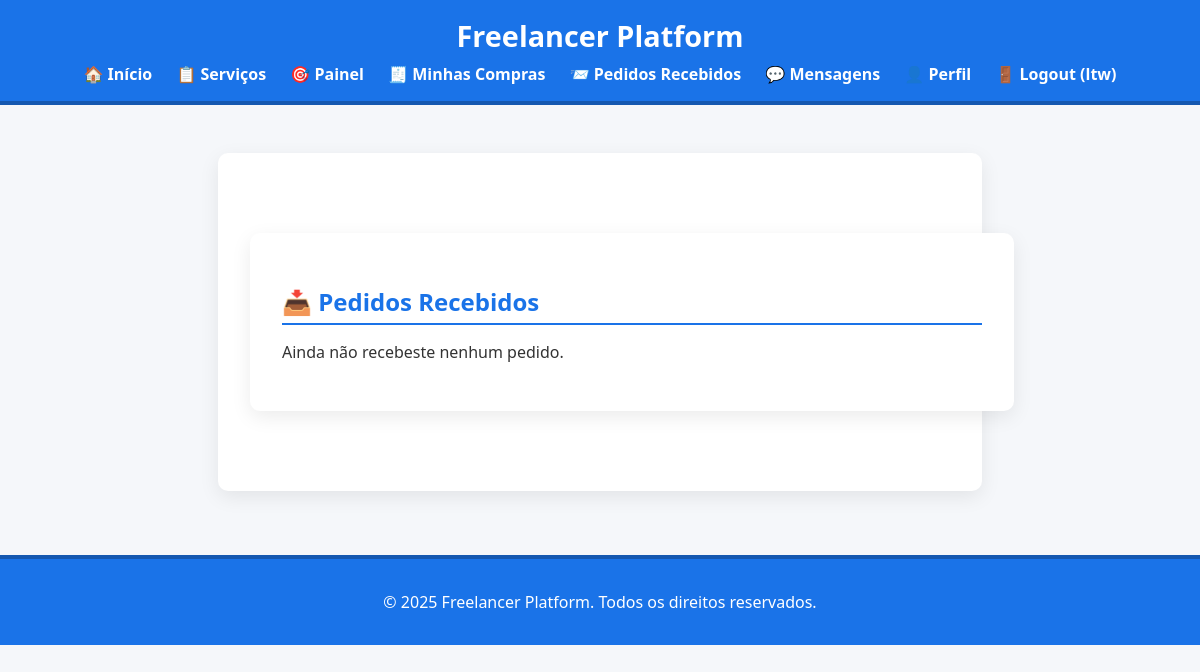
/pages/my_requests.php (signed in), run on an earlier commit of the app's database.
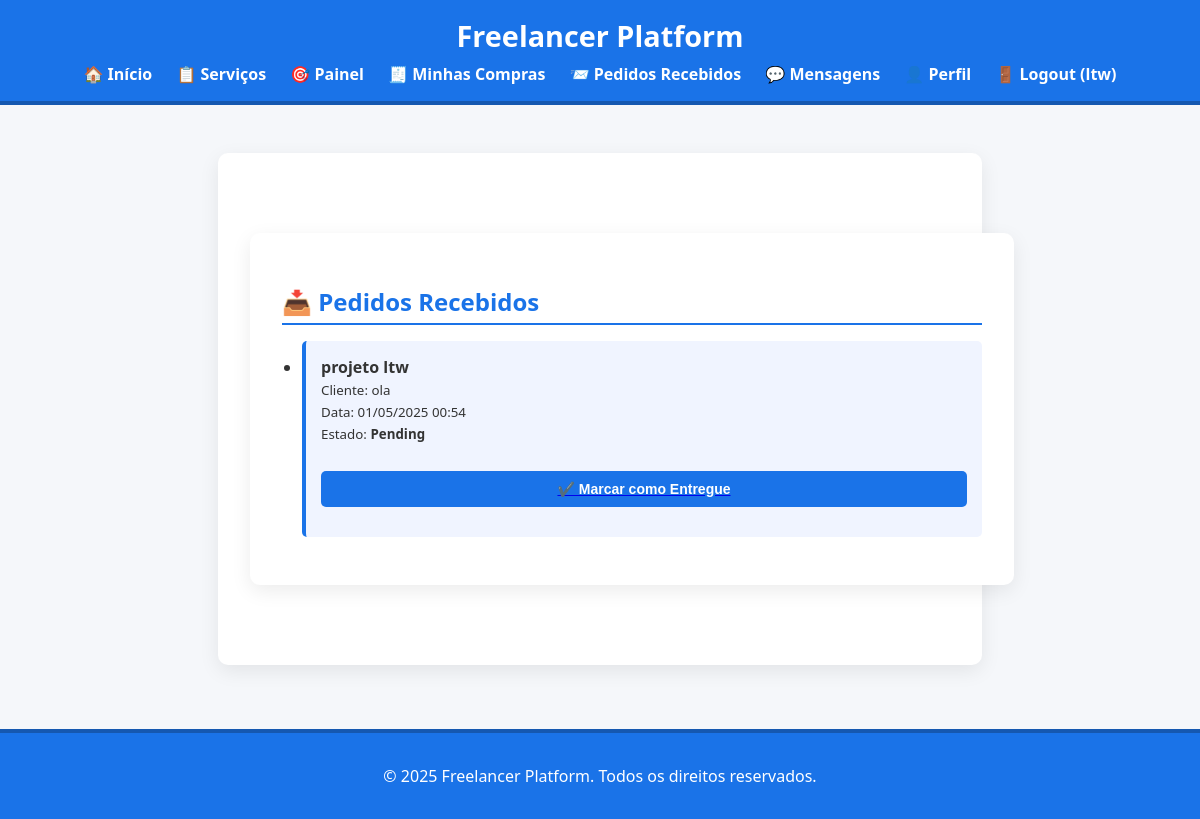
And on a later commit of the database.
### tables this page shows
CREATE TABLE transactions (
    id INTEGER PRIMARY KEY AUTOINCREMENT,
    client_id INTEGER NOT NULL,
    service_id INTEGER NOT NULL,
    status TEXT DEFAULT 'pending',
    created_at TEXT DEFAULT CURRENT_TIMESTAMP,
    completed_at TEXT,
    FOREIGN KEY(client_id) REFERENCES users(id),
    FOREIGN KEY(service_id) REFERENCES services(id)
);

CREATE TABLE services (
    id INTEGER PRIMARY KEY AUTOINCREMENT,
    freelancer_id INTEGER NOT NULL,
    title TEXT NOT NULL,
    description TEXT,
    price REAL NOT NULL,
    delivery_time TEXT NOT NULL,
    category TEXT, 
    media_path TEXT,
    is_promoted INTEGER DEFAULT 0,
    FOREIGN KEY(freelancer_id) REFERENCES users(id)
);

CREATE TABLE users (
    id INTEGER PRIMARY KEY AUTOINCREMENT,
    username TEXT NOT NULL UNIQUE,
    email TEXT NOT NULL UNIQUE,
    password_hash TEXT NOT NULL,
    is_admin INTEGER DEFAULT 0
);

### pages/my_requests.php (the view, shortened to what this page needs)
<?php
require_once '../includes/db.php';
include '../includes/header.php';
$user_id = $_SESSION['user_id'];
$stmt = $db->prepare("
    SELECT t.*, s.title, u.username AS client_name
    FROM transactions t
    JOIN services s ON t.service_id = s.id
    JOIN users u ON t.client_id = u.id
    WHERE s.freelancer_id = :uid
    ORDER BY t.created_at DESC
");
$stmt->execute([':uid' => $user_id]);
$requests = $stmt->fetchAll(PDO::FETCH_ASSOC);
?>
<main>
    <h2>📥 Pedidos Recebidos</h2>
    <?php if (count($requests) === 0): ?>
        <p>Ainda não recebeste nenhum pedido.</p>
    <?php else: ?>
        <ul>
            <?php foreach ($requests as $req): ?>
                <li class="service-item">
                    <strong><?= htmlspecialchars($req['title']) ?></strong><br>
                    <small>Cliente: <?= htmlspecialchars($req['client_name']) ?></small><br>
                    <small>Data: <?= date('d/m/Y H:i', strtotime($req['created_at'])) ?></small><br>
                    <small>Estado: <strong><?= ucfirst($req['status']) ?></strong></small><br><br>
                    <?php if ($req['status'] === 'pending'): ?>
                        <a href="complete_order.php?transaction=<?= $req['id'] ?>">
                            <button class="primary-btn">✔️ Marcar como Entregue</button>
                        </a>
                    <?php else: ?>
                        <em>✅ Entregue em <?= date('d/m/Y', strtotime($req['completed_at'])) ?></em>
                    <?php endif; ?>
                </li>
            <?php endforeach; ?>
        </ul>
    <?php endif; ?>
</main>
<?php include '../includes/footer.php'; ?>

### includes/header.php (shortened to what this page needs)
<?php
$cssPath = (strpos($_SERVER['PHP_SELF'], '/pages/') !== false) ? '../css/style.css' : 'css/style.css';
?>
<!DOCTYPE html>
<html lang="pt">
<head>
    <link rel="stylesheet" href="<?= $cssPath ?>">
</head>
<body>
<header>
    <h1>Freelancer Platform</h1>
    <nav>
        <a href="/index.php">🏠 Início</a>
        <a href="/pages/services.php">📋 Serviços</a>
        <?php if (isset($_SESSION['user_id'])): ?>
            <a href="/pages/dashboard.php">🎯 Painel</a>
            <a href="/pages/my_orders.php">🧾 Minhas Compras</a>
            <a href="/pages/my_requests.php">📨 Pedidos Recebidos</a>
            <a href="/pages/messages.php">💬 Mensagens</a>
            <a href="/pages/profile.php">👤 Perfil</a>
            <a href="/logout.php">🚪 Logout (<?= htmlspecialchars($_SESSION['username']) ?>)</a>
        <?php else: ?>
            <a href="/login.php">🔐 Login</a>
            <a href="/register.php">📝 Registar</a>
        <?php endif; ?>
    </nav>
</header>
<main>

### includes/footer.php
</main>
<footer>
    <p>&copy; <?= date('Y') ?> Freelancer Platform. Todos os direitos reservados.</p>
</footer>
</body>
</html>

### css/style.css (style rules this page uses)
body { font-family: 'Segoe UI', sans-serif; background-color: #f5f7fa; margin: 0; padding: 0; color: #333; }
header { background-color: #1a73e8; color: white; padding: 1rem 2rem; text-align: center; border-bottom: 4px solid #1558b0; }
header h1 { margin: 0; font-size: 1.8rem; }
nav { margin-top: 0.5rem; }
nav a { margin: 0 10px; color: white; text-decoration: none; font-weight: bold; }
main { padding: 2rem; width: 100%; max-width: 700px; margin: 3rem auto; background-color: white; border-radius: 10px; box-shadow: 0 6px 20px rgba(0, 0, 0, 0.08); }
h2 { color: #1a73e8; border-bottom: 2px solid #1a73e8; padding-bottom: 0.3rem; margin-bottom: 1rem; }
input, textarea, button { display: block; width: 100%; padding: 10px; margin-top: 5px; margin-bottom: 15px; border-radius: 5px; border: 1px solid #ccc; box-sizing: border-box; font-size: 14px; }
button, .primary-btn, .danger-btn { font-weight: bold; padding: 10px 15px; border: none; border-radius: 5px; cursor: pointer; transition: 0.2s ease; }
.primary-btn { background-color: #1a73e8; color: white; }
ul { padding-left: 20px; }
.service-item { background-color: #f0f4ff; padding: 15px; border-left: 4px solid #1a73e8; border-radius: 5px; margin-bottom: 15px; }
footer { background-color: #1a73e8; color: white; padding: 1rem 2rem; text-align: center; margin-top: 4rem; border-top: 4px solid #1558b0; }

What changed in the data, as far as the page shows it:
added transactions: service.title "projeto ltw", client.username "ola", created_at "01/05/2025 00:54", status "Pending"
Also different on the page:
text no longer shown: "Ainda não recebeste nenhum pedido."
